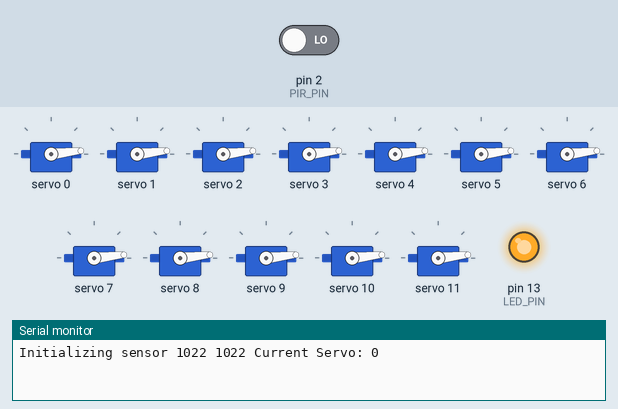
Simulated run of this sketch. Board: Arduino Uno, built with avr-gcc and run on an emulated ATmega328P. Parts: 12 × servo, output pins drawn as LEDs (lit = HIGH), the last lines printed to the serial monitor. The test bench sets the inputs (shaded band); at power-on: pin 2 (PIR_PIN) LOW.

Above: at 1.1 s.
At 31.1 s:
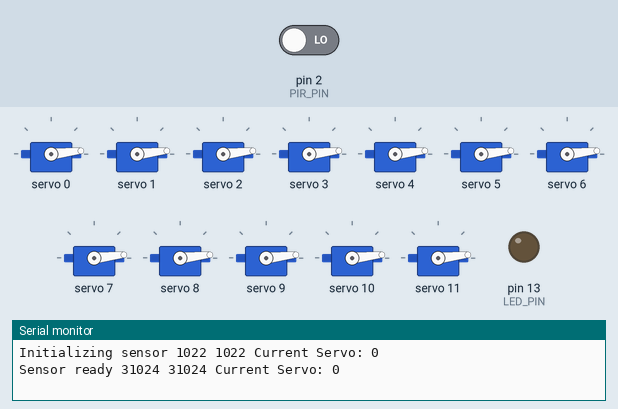
Timing chart, 0 to 32.6 s (numbered marks = the images above):
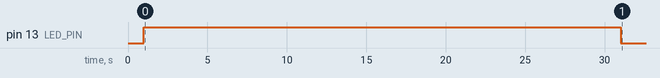

Measured:
- by itself, pin 13 (LED_PIN): HIGH → LOW at 31.0 s

The sketch:

cat_machine_drop.ino
```cpp
#include <Wire.h>
#include <Adafruit_PWMServoDriver.h>

const int PIR_PIN = 2;   // HC-SR502 Output connected to Digital Pin 2
const int LED_PIN = 13;  // Built-in Arduino LED
const int SERVOMIN = 150;  // Minimum pulse length count (out of 4096) for 0 degrees
const int SERVOMAX = 600;  // Maximum pulse length count (out of 4096) for 180 degrees
const int SERVO_COUNT = 5;
const int SERVO_DROP_INTERVAL = 10000;   // minimum delay seconds between drops
const int SERVO_IDLE_ANGLE = 0;
const int SERVO_DROP_ANGLE = 45;

Adafruit_PWMServoDriver servos = Adafruit_PWMServoDriver();

int lastDrop = 0;
int nextServo = 0;

void setServoAngle(uint8_t channel, int angle) {
  int pulse = map(angle, 0, 180, SERVOMIN, SERVOMAX);

  servos.setPWM(channel, 0, pulse);
}

void setup() {
  pinMode(PIR_PIN, INPUT);
  pinMode(LED_PIN, OUTPUT);

  Serial.begin(115200);
  delay(1000);

  digitalWrite(LED_PIN, HIGH);

  servos.begin();
  servos.setPWMFreq(60);  // Analog servos run at ~60 Hz updates
  delay(10);

  for (int channel = 0; channel < 16; channel++) {
    setServoAngle(channel, SERVO_IDLE_ANGLE);
  }

  printStatus("Initializing sensor");
  delay(30000);
  printStatus("Sensor ready");

  clearMotionDetector();
}

void loop() {
  int motionDetected = digitalRead(PIR_PIN);

  if (motionDetected == HIGH) {
    digitalWrite(LED_PIN, HIGH);
    //printStatus("Motion Detected");
    servoDrop();
    digitalWrite(LED_PIN, LOW);

    clearMotionDetector();
  } else {
    digitalWrite(LED_PIN, LOW);
    //printStatus("Motion NOT detected");
  }

  delay(100);
}

void servoDrop() {
  if(nextServo < SERVO_COUNT) {
    if(millis() < lastDrop + SERVO_DROP_INTERVAL) {
      printStatus("Too Recent");
    } else  {
      printStatus("Noise");

      setServoAngle(nextServo, SERVO_DROP_ANGLE);
      delay(1000);
      setServoAngle(nextServo, SERVO_IDLE_ANGLE);

      ++nextServo;

      delay(SERVO_DROP_INTERVAL);

      printStatus("Noise Done");

      lastDrop = millis();
    }
  }
}

void clearMotionDetector() {
  while (digitalRead(PIR_PIN) == HIGH) {
    printStatus("Waiting");

    delay(1000);
  }
}

void printStatus(String s) {
  Serial.println(s + " " + String(millis()) + " " + String(millis() - lastDrop) + " Current Servo: " + String(nextServo));
}
```
